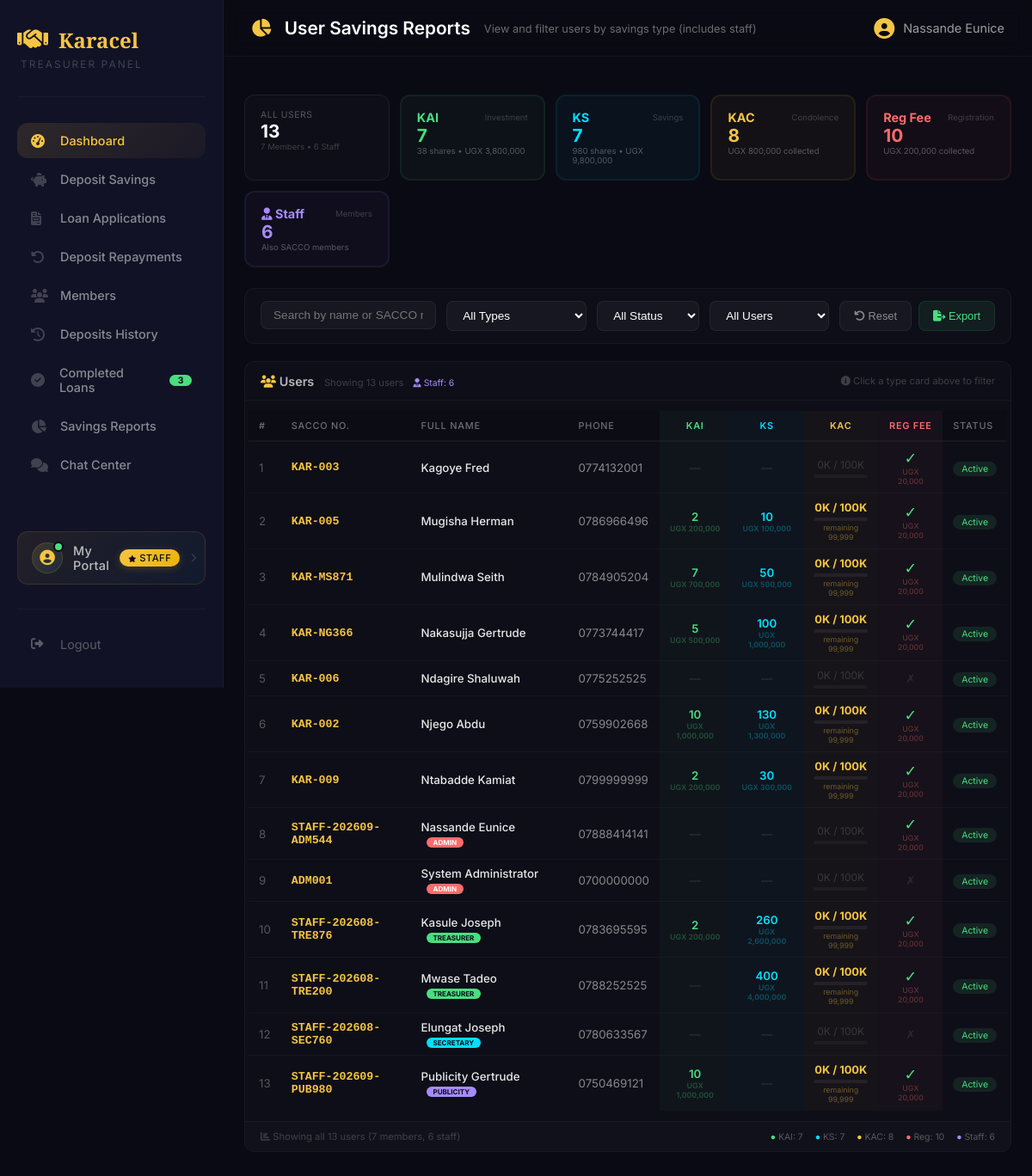
/treasurer/savings-reports (signed in), run on an earlier commit of the app's database.
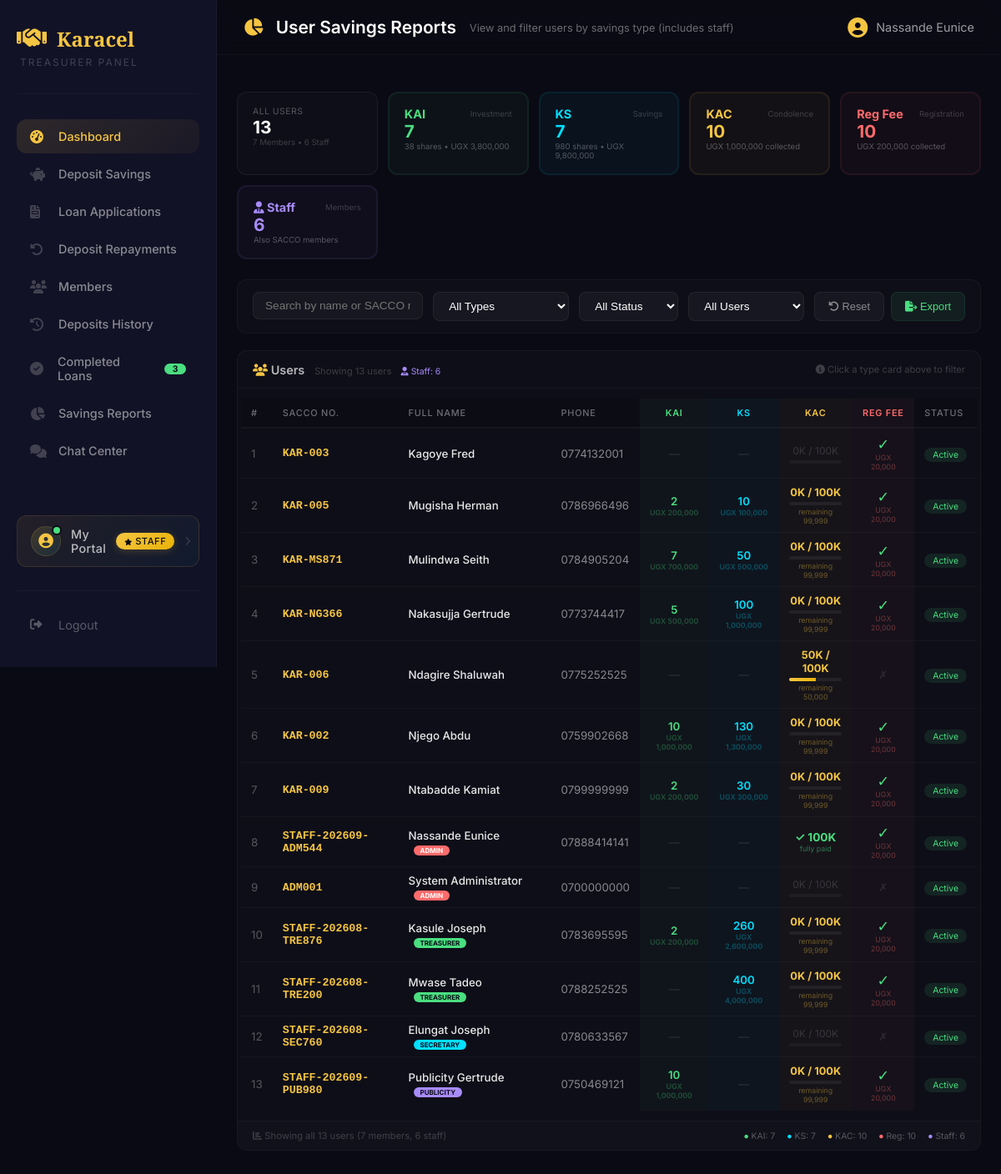
And on a later commit of the database.
### tables this page shows
CREATE TABLE users (
        id INTEGER PRIMARY KEY AUTOINCREMENT,
        full_name TEXT NOT NULL,
        gender TEXT,
        dob TEXT,
        sacco_number TEXT UNIQUE NOT NULL,
        email TEXT,
        phone TEXT,
        address TEXT,
        password TEXT NOT NULL,
        role TEXT DEFAULT 'member',
        status TEXT DEFAULT 'active',
        savings_balance REAL DEFAULT 0,
        next_of_kin_name TEXT,
        relationship TEXT,
        next_of_kin_phone TEXT,
        registration_date TIMESTAMP DEFAULT CURRENT_TIMESTAMP
    , kai_shares INTEGER DEFAULT 0, ks_shares INTEGER DEFAULT 0, kac_paid INTEGER DEFAULT 0, kac_paid_date TEXT, registration_fee_paid INTEGER DEFAULT 0, registration_fee_paid_date TEXT, account_number TEXT);

### app.py (the view)
@app.route("/treasurer/savings-reports")
def treasurer_savings_reports():
    if session.get("role") not in ["treasurer", "admin", "secretary", "chairperson"]:
        flash('Access denied', 'danger')
        return redirect("/login")
    db = get_db()
    db.row_factory = sqlite3.Row
    try:
        members = db.execute("""
            SELECT
                id,
                full_name,
                sacco_number,
                phone,
                email,
                status,
                role,
                savings_balance,
                kai_shares,
                ks_shares,
                kac_paid,
                registration_fee_paid,
                registration_date
            FROM users
            WHERE status = 'active'
            AND LOWER(role) IN ('member', 'admin', 'chairperson', 'treasurer', 'secretary', 'publicity')
            ORDER BY
                CASE
                    WHEN LOWER(role) = 'member' THEN 1
                    WHEN LOWER(role) = 'admin' THEN 2
                    WHEN LOWER(role) = 'chairperson' THEN 3
                    WHEN LOWER(role) = 'treasurer' THEN 4
                    WHEN LOWER(role) = 'secretary' THEN 5
                    WHEN LOWER(role) = 'publicity' THEN 6
                END,
                full_name ASC
        """).fetchall()
        total_members = len(members)
        total_regular_members = 0
        total_staff_members = 0
        kai_total = 0
        ks_total = 0
        kac_total = 0
        registration_fees_total = 0
        kai_members = 0
        ks_members = 0
        kac_members = 0
        registration_fees_count = 0
        kai_shares = 0
        ks_shares = 0
        settings = db.execute("SELECT * FROM system_settings LIMIT 1").fetchone()
        if settings:
            kai_share_price = settings['kai_share_price'] or 100000
            ks_share_price = settings['ks_share_price'] or 10000
            kac_annual_fee = settings['kac_annual_fee'] or 100000
            registration_fee = settings['registration_fee'] or 20000
        else:
            kai_share_price = 100000
            ks_share_price = 10000
            kac_annual_fee = 100000
            registration_fee = 20000
        for member in members:
            member_dict = dict(member)
            if member_dict.get('role') == 'member':
                total_regular_members += 1
            else:
                total_staff_members += 1
            if member_dict.get('kai_shares'):
                shares = member_dict['kai_shares']
                kai_shares += shares
                kai_total += shares * kai_share_price
                kai_members += 1
            if member_dict.get('ks_shares'):
                shares = member_dict['ks_shares']
                ks_shares += shares
                ks_total += shares * ks_share_price
                ks_members += 1
            if member_dict.get('kac_paid'):
                kac_total += kac_annual_fee
                kac_members += 1
            if member_dict.get('registration_fee_paid'):
                registration_fees_total += registration_fee
                registration_fees_count += 1
        db.close()
        print("=" * 60)
        print("📊 SAVINGS REPORTS - INCLUDING STAFF")
        print(f"📊 Total Users: {total_members}")
        print(f"📊 Regular Members: {total_regular_members}")
        print(f"📊 Staff Members: {total_staff_members}")
        print(f"📊 KAI Members: {kai_members}")
        print(f"📊 KS Members: {ks_members}")
        print(f"📊 KAC Members: {kac_members}")
        print("=" * 60)
        return render_template(
            "treasurer/savings-reports.html",
            members=members,
            total_members=total_members,
            total_regular_members=total_regular_members,
            total_staff_members=total_staff_members,
            kai_total=kai_total,
            ks_total=ks_total,
            kac_total=kac_total,
            registration_fees_total=registration_fees_total,
            kai_members=kai_members,
            ks_members=ks_members,
            kac_members=kac_members,
            registration_fees_count=registration_fees_count,
            kai_shares=kai_shares,
            ks_shares=ks_shares
        )
    except Exception as e:
        db.close()
        print(f"❌ Error: {str(e)}")
        import traceback
        traceback.print_exc()
        flash(f'Error: {str(e)}', 'danger')
        return redirect(url_for('treasurer_dashboard'))

### templates/treasurer/savings-reports.html (shortened to what the changed rows need)
{% extends "treasurer/treasurer-base.html" %}
{% block content %}
<div class="app-bar">
    <div class="app-bar-left">
        <h2 id="appBarTitle"><i class="fas fa-chart-pie"></i> User Savings Reports</h2>
    </div>
</div>
<div style="padding: 20px 24px 40px; max-width: 1400px; margin: 0 auto;">
    <div style="display: grid; grid-template-columns: repeat(auto-fit, minmax(160px, 1fr)); gap: 12px; margin-bottom: 24px;">
        <div class="stat-card-filter" id="statKAC" onclick="filterByType('KAC')"
             style="background: rgba(245,197,66,0.04); border: 2px solid rgba(245,197,66,0.08); border-radius: 12px; padding: 16px 18px; cursor: pointer; transition: all 0.3s;"
             onmouseover="this.style.background='rgba(245,197,66,0.08)'"
             onmouseout="this.style.background='rgba(245,197,66,0.04)'">
            <div style="display: flex; justify-content: space-between; align-items: center;">
                <span style="color: #f5c542; font-weight: 700; font-size: 0.9rem;">KAC</span>
                <span style="color: rgba(255,255,255,0.2); font-size: 0.6rem;">Condolence</span>
            </div>
            <div style="font-size: 1.3rem; font-weight: 700; color: #f5c542;">{{ kac_members|default(0) }}</div>
            <div style="font-size: 0.6rem; color: rgba(255,255,255,0.3);">
                UGX {{ "{:,.0f}".format(kac_total|default(0)) }} collected
            </div>
        </div>
    </div>
    <div style="background: rgba(255,255,255,0.02); border: 1px solid rgba(255,255,255,0.04); border-radius: 12px; overflow: hidden;">
        <div class="table-wrapper" style="overflow-x: auto; padding: 0 4px;">
            <table class="styled-table" id="membersSavingsTable" style="width:100%; border-collapse: collapse; font-size: 0.8rem;">
                <thead>
                    <tr style="border-bottom: 2px solid rgba(255,255,255,0.04);">
                        <th style="padding: 10px 12px; text-align: left; color: rgba(255,255,255,0.4); font-weight: 500; white-space: nowrap;">#</th>
                        <th style="padding: 10px 12px; text-align: left; color: rgba(255,255,255,0.4); font-weight: 500; white-space: nowrap;">SACCO No.</th>
                        <th style="padding: 10px 12px; text-align: left; color: rgba(255,255,255,0.4); font-weight: 500; white-space: nowrap;">Full Name</th>
                        <th style="padding: 10px 12px; text-align: left; color: rgba(255,255,255,0.4); font-weight: 500; white-space: nowrap;">Phone</th>
                        <th style="padding: 10px 12px; text-align: center; color: #4ade80; font-weight: 600; white-space: nowrap; background: rgba(74,222,128,0.03);">KAI</th>
                        <th style="padding: 10px 12px; text-align: center; color: #00e0ff; font-weight: 600; white-space: nowrap; background: rgba(0,224,255,0.03);">KS</th>
                        <th style="padding: 10px 12px; text-align: center; color: #f5c542; font-weight: 600; white-space: nowrap; background: rgba(245,197,66,0.03);">KAC</th>
                        <th style="padding: 10px 12px; text-align: center; color: #ff6b6b; font-weight: 600; white-space: nowrap; background: rgba(255,107,107,0.03);">Reg Fee</th>
                        <th style="padding: 10px 12px; text-align: left; color: rgba(255,255,255,0.4); font-weight: 500; white-space: nowrap;">Status</th>
                    </tr>
                </thead>
                <tbody id="membersTableBody">
                    {% if members %}
                        {% for member in members %}
                        {% set kac_val = (member.kac_paid or 0)|float %}
                        {% set kac_pct = (kac_val / 100000 * 100) if kac_val < 100000 else 100 %}
                        <tr data-member-id="{{ member.id }}"
                            data-status="{{ member.status }}"
                            data-role="{{ member.role or 'member' }}"
                            data-kai="{{ member.kai_shares or 0 }}"
                            data-ks="{{ member.ks_shares or 0 }}"
                            data-kac="{{ kac_val }}"
                            data-reg="{{ member.registration_fee_paid or 0 }}">
                            <td style="padding: 8px 12px; color: rgba(255,255,255,0.3);">{{ loop.index }}</td>
                            <td style="padding: 8px 12px; color: #f5c542; font-family: monospace; font-weight: 600;">{{ member.sacco_number }}</td>
                            <td style="padding: 8px 12px; font-weight: 500; color: rgba(255,255,255,0.9);">
                                {{ member.full_name }}
                                {% if member.role and member.role != 'member' %}
                                <span style="
                                    display: inline-block;
                                    padding: 1px 8px;
                                    border-radius: 10px;
                                    font-size: 0.5rem;
                                    font-weight: 700;
                                    text-transform: uppercase;
                                    margin-left: 6px;
                                    background: {% if member.role == 'admin' %}#ff6b6b{% elif member.role == 'chairperson' %}#f5c542{% elif member.role == 'treasurer' %}#4ade80{% elif member.role == 'secretary' %}#00e0ff{% elif member.role == 'publicity' %}#a78bfa{% endif %};
                                    color: {% if member.role == 'admin' or member.role == 'chairperson' %}#fff{% else %}#0a0a14{% endif %};
                                ">
                                    {{ member.role|title }}
                                </span>
                                {% endif %}
                            </td>
                            <td style="padding: 8px 12px; color: rgba(255,255,255,0.5);">{{ member.phone or '-' }}</td>
                            <td style="padding: 8px 12px; text-align: center; color: #4ade80; font-weight: 600; background: rgba(74,222,128,0.03);">
                                {% if member.kai_shares and member.kai_shares > 0 %}
                                    {{ member.kai_shares }}
                                    <span style="font-size: 0.55rem; color: rgba(74,222,128,0.3); display: block;">UGX {{ "{:,.0f}".format(member.kai_shares * 100000) }}</span>
                                {% else %}
                                    <span style="color: rgba(255,255,255,0.1);">—</span>
                                {% endif %}
                            </td>
                            <td style="padding: 8px 12px; text-align: center; color: #00e0ff; font-weight: 600; background: rgba(0,224,255,0.03);">
                                {% if member.ks_shares and member.ks_shares > 0 %}
                                    {{ member.ks_shares }}
                                    <span style="font-size: 0.55rem; color: rgba(0,224,255,0.3); display: block;">UGX {{ "{:,.0f}".format(member.ks_shares * 10000) }}</span>
                                {% else %}
                                    <span style="color: rgba(255,255,255,0.1);">—</span>
                                {% endif %}
                            </td>
                            <td style="padding: 8px 12px; text-align: center; background: rgba(245,197,66,0.03);">
                                {% if kac_val >= 100000 %}
                                    <span style="color: #4ade80; font-weight: 700; font-size: 0.85rem;">✓ 100K</span>
                                    <span style="font-size: 0.55rem; color: rgba(74,222,128,0.5); display: block;">fully paid</span>
                                {% elif kac_val > 0 %}
                                    <span style="color: #f5c542; font-weight: 700; font-size: 0.8rem;">
                                        {{ (kac_val / 1000)|int }}K / 100K
                                    </span>
                                    <div style="margin-top: 4px; height: 4px; background: rgba(255,255,255,0.06); border-radius: 4px; overflow: hidden;">
                                        <div style="height: 100%; width: {{ kac_pct }}%; background: linear-gradient(90deg, #f5c542, #eab308); transition: width 0.3s;"></div>
                                    </div>
                                    <span style="font-size: 0.55rem; color: rgba(245,197,66,0.4); display: block; margin-top: 2px;">
                                        remaining {{ "{:,.0f}".format(100000 - kac_val) }}
                                    </span>
                                {% else %}
                                    <span style="color: rgba(255,255,255,0.15); font-size: 0.75rem;">0K / 100K</span>
                                    <div style="margin-top: 4px; height: 4px; background: rgba(255,255,255,0.04); border-radius: 4px;"></div>
                                {% endif %}
                            </td>
                            <td style="padding: 8px 12px; text-align: center; color: #ff6b6b; background: rgba(255,107,107,0.03);">
                                {% if member.registration_fee_paid %}
                                    <span style="color: #4ade80; font-size: 1.1rem;">✓</span>
                                    <span style="font-size: 0.55rem; color: rgba(255,107,107,0.4); display: block;">UGX 20,000</span>
                                {% else %}
                                    <span style="color: rgba(255,255,255,0.1);">✗</span>
                                {% endif %}
                            </td>
                            <td style="padding: 8px 12px;">
                                {% if member.status == 'active' %}
                                    <span style="background: rgba(74,222,128,0.1); color: #4ade80; padding: 2px 10px; border-radius: 12px; font-size: 0.65rem;">Active</span>
                                {% elif member.status == 'inactive' %}
                                    <span style="background: rgba(255,107,107,0.1); color: #ff6b6b; padding: 2px 10px; border-radius: 12px; font-size: 0.65rem;">Inactive</span>
                                {% else %}
                                    <span style="background: rgba(245,197,66,0.1); color: #f5c542; padding: 2px 10px; border-radius: 12px; font-size: 0.65rem;">{{ member.status|title }}</span>
                                {% endif %}
                            </td>
                        </tr>
                        {% endfor %}
                    {% endif %}
                </tbody>
            </table>
        </div>
        <div style="padding: 10px 18px; border-top: 1px solid rgba(255,255,255,0.04); display: flex; justify-content: space-between; align-items: center; flex-wrap: wrap; gap: 8px; background: rgba(255,255,255,0.01);">
            <div style="display: flex; gap: 14px; font-size: 0.65rem; color: rgba(255,255,255,0.3); flex-wrap: wrap;">
                <span><span style="color: #f5c542;">●</span> KAC: <span id="footerKAC">{{ kac_members|default(0) }}</span></span>
            </div>
        </div>
    </div>
</div>
{% endblock %}

What changed in the data, as far as the page shows it:
changed users "KAR-006": value (not shown) → "50"; 100000-kac_val (not shown) → "50,000"; text "0K / 100K" → "K / 100K remaining"
changed users "STAFF-202609-ADM544": text "0K / 100K" → "✓ 100K fully paid"
Also different on the page:
{{ kac_members|default(0) }}: "8" → "10"
{{ "{:,.0f}".format(kac_total|default(0)) }}: "800,000" → "1,000,000"
